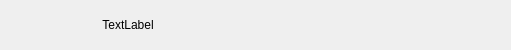
<?xml version="1.0" encoding="UTF-8"?>
<ui version="4.0">
 <class>Form</class>
 <widget class="QWidget" name="Form">
  <property name="geometry">
   <rect>
    <x>0</x>
    <y>0</y>
    <width>511</width>
    <height>50</height>
   </rect>
  </property>
  <property name="windowTitle">
   <string>Form</string>
  </property>
  <widget class="QWidget" name="layoutWidget">
   <property name="geometry">
    <rect>
     <x>0</x>
     <y>10</y>
     <width>511</width>
     <height>31</height>
    </rect>
   </property>
   <layout class="QGridLayout" name="gridLayout">
    <property name="leftMargin">
     <number>3</number>
    </property>
    <property name="topMargin">
     <number>3</number>
    </property>
    <property name="rightMargin">
     <number>3</number>
    </property>
    <property name="bottomMargin">
     <number>3</number>
    </property>
    <item row="0" column="0">
     <widget class="QLabel" name="label">
      <property name="styleSheet">
       <string notr="true">color: black;
border: 0px solid black;
</string>
      </property>
      <property name="text">
       <string>TextLabel</string>
      </property>
      <property name="alignment">
       <set>Qt::AlignCenter</set>
      </property>
     </widget>
    </item>
    <item row="0" column="1">
     <widget class="QPushButton" name="img_b">
      <property name="styleSheet">
       <string notr="true">border: 0px solid black;</string>
      </property>
      <property name="text">
       <string/>
      </property>
     </widget>
    </item>
   </layout>
  </widget>
 </widget>
 <resources/>
 <connections/>
</ui>
